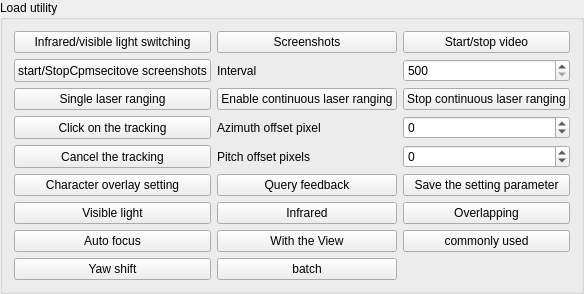
       <widget class="QGroupBox" name="groupBox_54_PayloadCommon">
        <property name="sizePolicy">
         <sizepolicy hsizetype="Minimum" vsizetype="Minimum">
          <horstretch>0</horstretch>
          <verstretch>0</verstretch>
         </sizepolicy>
        </property>
        <property name="minimumSize">
         <size>
          <width>2</width>
          <height>2</height>
         </size>
        </property>
        <property name="title">
         <string>Load utility</string>
        </property>
        <layout class="QGridLayout" name="gridLayout_4">
         <item row="6" column="0">
          <widget class="QPushButton" name="pushButton_54_StopTracking">
           <property name="sizePolicy">
            <sizepolicy hsizetype="Minimum" vsizetype="Minimum">
             <horstretch>0</horstretch>
             <verstretch>0</verstretch>
            </sizepolicy>
           </property>
           <property name="minimumSize">
            <size>
             <width>2</width>
             <height>2</height>
            </size>
           </property>
           <property name="text">
            <string>Cancel the tracking</string>
           </property>
          </widget>
         </item>
         <item row="1" column="3">
          <widget class="QSpinBox" name="spinBox_54_StartStopContinueGrab">
           <property name="sizePolicy">
            <sizepolicy hsizetype="Ignored" vsizetype="Minimum">
             <horstretch>0</horstretch>
             <verstretch>0</verstretch>
            </sizepolicy>
           </property>
           <property name="minimumSize">
            <size>
             <width>2</width>
             <height>2</height>
            </size>
           </property>
           <property name="minimum">
            <number>500</number>
           </property>
           <property name="maximum">
            <number>9999</number>
           </property>
          </widget>
         </item>
         <item row="4" column="3">
          <widget class="QSpinBox" name="spinBox_54_SelectPointTrackingYawBiasPixel">
           <property name="sizePolicy">
            <sizepolicy hsizetype="Ignored" vsizetype="Minimum">
             <horstretch>0</horstretch>
             <verstretch>0</verstretch>
            </sizepolicy>
           </property>
           <property name="minimumSize">
            <size>
             <width>2</width>
             <height>2</height>
            </size>
           </property>
           <property name="toolTip">
            <string>方位偏移像素 -960~960像素</string>
           </property>
           <property name="minimum">
            <number>-960</number>
           </property>
           <property name="maximum">
            <number>960</number>
           </property>
          </widget>
         </item>
         <item row="6" column="3">
          <widget class="QSpinBox" name="spinBox_54_SelectPointTrackingPitchBiasPixel">
           <property name="sizePolicy">
            <sizepolicy hsizetype="Ignored" vsizetype="Minimum">
             <horstretch>0</horstretch>
             <verstretch>0</verstretch>
            </sizepolicy>
           </property>
           <property name="minimumSize">
            <size>
             <width>2</width>
             <height>2</height>
            </size>
           </property>
           <property name="toolTip">
            <string>俯仰偏移像素 -540~540像素</string>
           </property>
           <property name="minimum">
            <number>-540</number>
           </property>
           <property name="maximum">
            <number>540</number>
           </property>
          </widget>
         </item>
         <item row="1" column="0">
          <widget class="QPushButton" name="pushButton_54_StartStopContinueGrab">
           <property name="sizePolicy">
            <sizepolicy hsizetype="Minimum" vsizetype="Minimum">
             <horstretch>0</horstretch>
             <verstretch>0</verstretch>
            </sizepolicy>
           </property>
           <property name="minimumSize">
            <size>
             <width>2</width>
             <height>2</height>
            </size>
           </property>
           <property name="toolTip">
            <string>&lt;html&gt;&lt;head/&gt;&lt;body&gt;&lt;p&gt;开始/停止连续抓图 500~9999&lt;/p&gt;&lt;/body&gt;&lt;/html&gt;</string>
           </property>
           <property name="text">
            <string>start/StopCpmsecitove screenshots</string>
           </property>
          </widget>
         </item>
         <item row="3" column="0">
          <widget class="QPushButton" name="pushButton_54_SingleLaserTelemeter">
           <property name="sizePolicy">
            <sizepolicy hsizetype="Minimum" vsizetype="Minimum">
             <horstretch>0</horstretch>
             <verstretch>0</verstretch>
            </sizepolicy>
           </property>
           <property name="minimumSize">
            <size>
             <width>2</width>
             <height>2</height>
            </size>
           </property>
           <property name="text">
            <string>Single laser ranging</string>
           </property>
          </widget>
         </item>
         <item row="10" column="0">
          <widget class="QPushButton" name="pushButton_54_InfraredLightSet_Light">
           <property name="sizePolicy">
            <sizepolicy hsizetype="Minimum" vsizetype="Minimum">
             <horstretch>0</horstretch>
             <verstretch>0</verstretch>
            </sizepolicy>
           </property>
           <property name="minimumSize">
            <size>
             <width>2</width>
             <height>2</height>
            </size>
           </property>
           <property name="text">
            <string>Visible light</string>
           </property>
          </widget>
         </item>
         <item row="0" column="2">
          <widget class="QPushButton" name="pushButton_54_Grab">
           <property name="sizePolicy">
            <sizepolicy hsizetype="Minimum" vsizetype="Minimum">
             <horstretch>0</horstretch>
             <verstretch>0</verstretch>
            </sizepolicy>
           </property>
           <property name="minimumSize">
            <size>
             <width>2</width>
             <height>2</height>
            </size>
           </property>
           <property name="text">
            <string>Screenshots</string>
           </property>
          </widget>
         </item>
         <item row="4" column="2">
          <widget class="QLabel" name="label_54_SelectPointTrackingYawBiasPixel">
           <property name="sizePolicy">
            <sizepolicy hsizetype="Minimum" vsizetype="Minimum">
             <horstretch>0</horstretch>
             <verstretch>0</verstretch>
            </sizepolicy>
           </property>
           <property name="minimumSize">
            <size>
             <width>2</width>
             <height>2</height>
            </size>
           </property>
           <property name="text">
            <string>Azimuth offset pixel</string>
           </property>
          </widget>
         </item>
         <item row="11" column="3">
          <widget class="QPushButton" name="pushButton_54_Common_All_Function_Switch_Common">
           <property name="sizePolicy">
            <sizepolicy hsizetype="Minimum" vsizetype="Minimum">
             <horstretch>0</horstretch>
             <verstretch>0</verstretch>
            </sizepolicy>
           </property>
           <property name="minimumSize">
            <size>
             <width>2</width>
             <height>2</height>
            </size>
           </property>
           <property name="text">
            <string>commonly used</string>
           </property>
          </widget>
         </item>
         <item row="8" column="3">
          <widget class="QPushButton" name="pushButton_54_SettingsSaveParameter">
           <property name="sizePolicy">
            <sizepolicy hsizetype="Minimum" vsizetype="Minimum">
             <horstretch>0</horstretch>
             <verstretch>0</verstretch>
            </sizepolicy>
           </property>
           <property name="minimumSize">
            <size>
             <width>2</width>
             <height>2</height>
            </size>
           </property>
           <property name="text">
            <string>Save the setting parameter</string>
           </property>
          </widget>
         </item>
         <item row="10" column="2">
          <widget class="QPushButton" name="pushButton_54_InfraredLightSet_Infrared">
           <property name="sizePolicy">
            <sizepolicy hsizetype="Minimum" vsizetype="Minimum">
             <horstretch>0</horstretch>
             <verstretch>0</verstretch>
            </sizepolicy>
           </property>
           <property name="minimumSize">
            <size>
             <width>2</width>
             <height>2</height>
            </size>
           </property>
           <property name="text">
            <string>Infrared</string>
           </property>
          </widget>
         </item>
         <item row="3" column="2">
          <widget class="QPushButton" name="pushButton_54_StartContinueLaserTelemeter">
           <property name="sizePolicy">
            <sizepolicy hsizetype="Minimum" vsizetype="Minimum">
             <horstretch>0</horstretch>
             <verstretch>0</verstretch>
            </sizepolicy>
           </property>
           <property name="minimumSize">
            <size>
             <width>2</width>
             <height>2</height>
            </size>
           </property>
           <property name="text">
            <string>Enable continuous laser ranging</string>
           </property>
          </widget>
         </item>
         <item row="8" column="2">
          <widget class="QPushButton" name="pushButton_54_InquireRespond">
           <property name="sizePolicy">
            <sizepolicy hsizetype="Minimum" vsizetype="Minimum">
             <horstretch>0</horstretch>
             <verstretch>0</verstretch>
            </sizepolicy>
           </property>
           <property name="minimumSize">
            <size>
             <width>2</width>
             <height>2</height>
            </size>
           </property>
           <property name="text">
            <string>Query feedback</string>
           </property>
          </widget>
         </item>
         <item row="11" column="0">
          <widget class="QPushButton" name="pushButton_54_CommonCommand_AutoFocus">
           <property name="sizePolicy">
            <sizepolicy hsizetype="Minimum" vsizetype="Minimum">
             <horstretch>0</horstretch>
             <verstretch>0</verstretch>
            </sizepolicy>
           </property>
           <property name="minimumSize">
            <size>
             <width>2</width>
             <height>2</height>
            </size>
           </property>
           <property name="text">
            <string>Auto focus</string>
           </property>
          </widget>
         </item>
         <item row="4" column="0">
          <widget class="QPushButton" name="pushButton_54_StartSelectPointTracking">
           <property name="sizePolicy">
            <sizepolicy hsizetype="Minimum" vsizetype="Minimum">
             <horstretch>0</horstretch>
             <verstretch>0</verstretch>
            </sizepolicy>
           </property>
           <property name="minimumSize">
            <size>
             <width>2</width>
             <height>2</height>
            </size>
           </property>
           <property name="text">
            <string>Click on the tracking</string>
           </property>
          </widget>
         </item>
         <item row="1" column="2">
          <widget class="QLabel" name="label_54_StartStopContinueGrab">
           <property name="sizePolicy">
            <sizepolicy hsizetype="Minimum" vsizetype="Minimum">
             <horstretch>0</horstretch>
             <verstretch>0</verstretch>
            </sizepolicy>
           </property>
           <property name="minimumSize">
            <size>
             <width>2</width>
             <height>2</height>
            </size>
           </property>
           <property name="text">
            <string>Interval</string>
           </property>
          </widget>
         </item>
         <item row="0" column="3">
          <widget class="QPushButton" name="pushButton_54_StartStopRecodeVideo">
           <property name="sizePolicy">
            <sizepolicy hsizetype="Minimum" vsizetype="Minimum">
             <horstretch>0</horstretch>
             <verstretch>0</verstretch>
            </sizepolicy>
           </property>
           <property name="minimumSize">
            <size>
             <width>2</width>
             <height>2</height>
            </size>
           </property>
           <property name="text">
            <string>Start/stop video</string>
           </property>
          </widget>
         </item>
         <item row="6" column="2">
          <widget class="QLabel" name="label_54_SelectPointTrackingPitchBiasPixel">
           <property name="sizePolicy">
            <sizepolicy hsizetype="Minimum" vsizetype="Minimum">
             <horstretch>0</horstretch>
             <verstretch>0</verstretch>
            </sizepolicy>
           </property>
           <property name="minimumSize">
            <size>
             <width>2</width>
             <height>2</height>
            </size>
           </property>
           <property name="text">
            <string>Pitch offset pixels</string>
           </property>
          </widget>
         </item>
         <item row="3" column="3">
          <widget class="QPushButton" name="pushButton_54_StopContinueLaserTelemeter">
           <property name="sizePolicy">
            <sizepolicy hsizetype="Minimum" vsizetype="Minimum">
             <horstretch>0</horstretch>
             <verstretch>0</verstretch>
            </sizepolicy>
           </property>
           <property name="minimumSize">
            <size>
             <width>2</width>
             <height>2</height>
            </size>
           </property>
           <property name="text">
            <string>Stop continuous laser ranging</string>
           </property>
          </widget>
         </item>
         <item row="8" column="0">
          <widget class="QPushButton" name="pushButton_54_ShowHideCharacter">
           <property name="sizePolicy">
            <sizepolicy hsizetype="Minimum" vsizetype="Minimum">
             <horstretch>0</horstretch>
             <verstretch>0</verstretch>
            </sizepolicy>
           </property>
           <property name="minimumSize">
            <size>
             <width>2</width>
             <height>2</height>
            </size>
           </property>
           <property name="text">
            <string>Character overlay setting</string>
           </property>
          </widget>
         </item>
         <item row="0" column="0">
          <widget class="QPushButton" name="pushButton_54_InfraredLightSwitch">
           <property name="sizePolicy">
            <sizepolicy hsizetype="Minimum" vsizetype="Minimum">
             <horstretch>0</horstretch>
             <verstretch>0</verstretch>
            </sizepolicy>
           </property>
           <property name="minimumSize">
            <size>
             <width>2</width>
             <height>2</height>
            </size>
           </property>
           <property name="text">
            <string>Infrared/visible light switching</string>
           </property>
          </widget>
         </item>
         <item row="11" column="2">
          <widget class="QPushButton" name="pushButton_54_CommonCommand_SameView">
           <property name="sizePolicy">
            <sizepolicy hsizetype="Minimum" vsizetype="Minimum">
             <horstretch>0</horstretch>
             <verstretch>0</verstretch>
            </sizepolicy>
           </property>
           <property name="minimumSize">
            <size>
             <width>2</width>
             <height>2</height>
            </size>
           </property>
           <property name="text">
            <string>With the View</string>
           </property>
          </widget>
         </item>
         <item row="10" column="3">
          <widget class="QPushButton" name="pushButton_54_InfraredLightSet_InfraredAndLight">
           <property name="sizePolicy">
            <sizepolicy hsizetype="Minimum" vsizetype="Minimum">
             <horstretch>0</horstretch>
             <verstretch>0</verstretch>
            </sizepolicy>
           </property>
           <property name="minimumSize">
            <size>
             <width>2</width>
             <height>2</height>
            </size>
           </property>
           <property name="text">
            <string>Overlapping</string>
           </property>
          </widget>
         </item>
         <item row="12" column="0">
          <widget class="QPushButton" name="pushButton_54_TrendYaw">
           <property name="sizePolicy">
            <sizepolicy hsizetype="Minimum" vsizetype="Minimum">
             <horstretch>0</horstretch>
             <verstretch>0</verstretch>
            </sizepolicy>
           </property>
           <property name="minimumSize">
            <size>
             <width>2</width>
             <height>2</height>
            </size>
           </property>
           <property name="text">
            <string>Yaw shift</string>
           </property>
          </widget>
         </item>
         <item row="12" column="2">
          <widget class="QPushButton" name="pushButton_54_CommonCommand_Batch">
           <property name="text">
            <string>batch</string>
           </property>
          </widget>
         </item>
        </layout>
       </widget>
